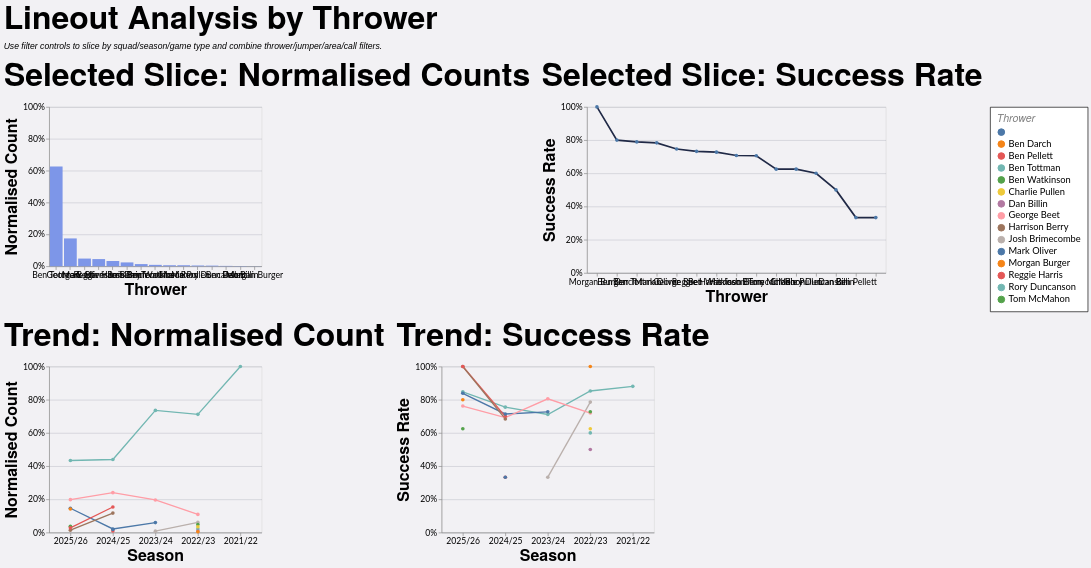

Vega-Lite specification stored for this chart:
### Vega-Lite specification from a JSON file in a GitHub repository (floating-point values rounded to 4 significant figures; data arrays with more than 128 entries replaced by an {"elided": "..."} marker saying what was removed)
{"config": {"axis": {"labelFont": "Lato, sans-serif", "titleFont": "PT Sans Narrow, Helvetica Neue, Helvetica, Arial, sans-serif", "labelFontSize": 13, "titleFontSize": 24, "gridColor": "#202947", "gridOpacity": 0.2}, "header": {"labelFont": "PT Sans Narrow, Helvetica Neue, Helvetica, Arial, sans-serif", "titleFont": "PT Sans Narrow, Helvetica Neue, Helvetica, Arial, sans-serif", "labelFontSize": 24, "titleFontSize": 28, "labelFontWeight": "bold", "orient": "left"}, "legend": {"labelFont": "Lato, sans-serif", "titleFont": "PT Sans Narrow, Helvetica Neue, Helvetica, Arial, sans-serif", "labelFontSize": 14, "titleFontSize": 16, "titlePadding": 5, "fillColor": "white", "strokeColor": "black", "padding": 10, "titleFontWeight": "lighter", "titleFontStyle": "italic", "titleColor": "gray", "offset": 10}, "title": {"font": "PT Sans Narrow, Helvetica Neue, Helvetica, Arial, sans-serif", "fontSize": 48, "fontWeight": "bold", "anchor": "start", "align": "center", "titlePadding": 20, "subtitlePadding": 10, "subtitleFontSize": 13, "subtitleColor": "", "subtitleFontStyle": "italic", "offset": 15, "color": "black"}, "axisX": {"labelAngle": 0}, "facet": {"title": null, "header": null, "align": {"row": "each", "column": "each"}}, "resolve": {"scale": {"y": "independent", "facet": "independent"}}, "background": "#f2f1f4"}, "vconcat": [{"hconcat": [{"mark": {"type": "bar", "color": "#7d96e8"}, "encoding": {"tooltip": [{"field": "thrower", "title": "Thrower", "type": "nominal"}, {"field": "attempts", "format": ",.0f", "title": "Lineouts", "type": "quantitative"}, {"field": "share", "format": ".1%", "title": "Normalised Count", "type": "quantitative"}], "x": {"field": "thrower", "sort": "-y", "title": "Thrower", "type": "nominal"}, "y": {"axis": {"format": "%"}, "field": "share", "scale": {"domain": [0, 1]}, "title": "Normalised Count", "type": "quantitative"}}, "height": 240, "title": "Selected Slice: Normalised Counts", "transform": [{"filter": "(loSquad == 'All' || datum.squad == loSquad) && (loGameType == 'All' || (loGameType == 'League + Cup' && (datum.game_type == 'League' || datum.game_type == 'Cup')) || (loGameType == 'League only' && datum.game_type == 'League') || datum.game_type == loGameType) && (loOpposition == 'All' || datum.opposition == loOpposition) && (loThrower == 'All' || datum.thrower == loThrower) && (loJumper == 'All' || datum.jumper == loJumper) && (loArea == 'All' || datum.area == loArea) && (loNumbers == 'All' || datum.numbers == loNumbers) && (loCall == 'All' || datum.call == loCall) && (loCallType == 'All' || datum.call_type == loCallType)"}, {"filter": "(loSeason == 'All' || datum.season == loSeason)"}, {"aggregate": [{"op": "count", "as": "attempts"}, {"op": "sum", "field": "won", "as": "won"}], "groupby": ["thrower"]}, {"joinaggregate": [{"op": "sum", "field": "attempts", "as": "total_attempts"}]}, {"calculate": "datum.attempts / datum.total_attempts", "as": "share"}, {"calculate": "datum.won / datum.attempts", "as": "success_rate"}], "width": 320}, {"mark": {"type": "line", "color": "#202946", "point": true, "strokeWidth": 2.5}, "encoding": {"tooltip": [{"field": "thrower", "title": "Thrower", "type": "nominal"}, {"field": "won", "format": ",.0f", "title": "Won", "type": "quantitative"}, {"field": "attempts", "format": ",.0f", "title": "Lineouts", "type": "quantitative"}, {"field": "success_rate", "format": ".1%", "title": "Success Rate", "type": "quantitative"}], "x": {"field": "thrower", "sort": "-y", "title": "Thrower", "type": "nominal"}, "y": {"axis": {"format": "%"}, "field": "success_rate", "scale": {"domain": [0, 1]}, "title": "Success Rate", "type": "quantitative"}}, "height": 250, "title": "Selected Slice: Success Rate", "transform": [{"filter": "(loSquad == 'All' || datum.squad == loSquad) && (loGameType == 'All' || (loGameType == 'League + Cup' && (datum.game_type == 'League' || datum.game_type == 'Cup')) || (loGameType == 'League only' && datum.game_type == 'League') || datum.game_type == loGameType) && (loOpposition == 'All' || datum.opposition == loOpposition) && (loThrower == 'All' || datum.thrower == loThrower) && (loJumper == 'All' || datum.jumper == loJumper) && (loArea == 'All' || datum.area == loArea) && (loNumbers == 'All' || datum.numbers == loNumbers) && (loCall == 'All' || datum.call == loCall) && (loCallType == 'All' || datum.call_type == loCallType)"}, {"filter": "(loSeason == 'All' || datum.season == loSeason)"}, {"aggregate": [{"op": "count", "as": "attempts"}, {"op": "sum", "field": "won", "as": "won"}], "groupby": ["thrower"]}, {"joinaggregate": [{"op": "sum", "field": "attempts", "as": "total_attempts"}]}, {"calculate": "datum.attempts / datum.total_attempts", "as": "share"}, {"calculate": "datum.won / datum.attempts", "as": "success_rate"}], "width": {"step": 30}}], "spacing": 16}, {"hconcat": [{"mark": {"type": "line", "point": true, "strokeWidth": 2}, "encoding": {"color": {"field": "thrower", "title": "Thrower", "type": "nominal"}, "tooltip": [{"field": "season", "title": "Season", "type": "nominal"}, {"field": "thrower", "title": "Thrower", "type": "nominal"}, {"field": "attempts", "format": ",.0f", "title": "Lineouts", "type": "quantitative"}, {"field": "norm_count", "format": ".1%", "title": "Normalised Count", "type": "quantitative"}], "x": {"field": "season", "sort": "-x", "title": "Season", "type": "nominal"}, "y": {"axis": {"format": "%"}, "field": "norm_count", "scale": {"domain": [0, 1]}, "title": "Normalised Count", "type": "quantitative"}}, "height": 250, "title": "Trend: Normalised Count", "transform": [{"filter": "(loSquad == 'All' || datum.squad == loSquad) && (loGameType == 'All' || (loGameType == 'League + Cup' && (datum.game_type == 'League' || datum.game_type == 'Cup')) || (loGameType == 'League only' && datum.game_type == 'League') || datum.game_type == loGameType) && (loOpposition == 'All' || datum.opposition == loOpposition) && (loThrower == 'All' || datum.thrower == loThrower) && (loJumper == 'All' || datum.jumper == loJumper) && (loArea == 'All' || datum.area == loArea) && (loNumbers == 'All' || datum.numbers == loNumbers) && (loCall == 'All' || datum.call == loCall) && (loCallType == 'All' || datum.call_type == loCallType)"}, {"aggregate": [{"op": "count", "as": "attempts"}, {"op": "sum", "field": "won", "as": "won"}], "groupby": ["season", "thrower"]}, {"joinaggregate": [{"op": "sum", "field": "attempts", "as": "season_attempts"}], "groupby": ["season"]}, {"calculate": "datum.attempts / datum.season_attempts", "as": "norm_count"}, {"calculate": "datum.won / datum.attempts", "as": "success_rate"}], "width": 320}, {"mark": {"type": "line", "point": true, "strokeWidth": 2}, "encoding": {"color": {"field": "thrower", "title": "Thrower", "type": "nominal"}, "tooltip": [{"field": "season", "title": "Season", "type": "nominal"}, {"field": "thrower", "title": "Thrower", "type": "nominal"}, {"field": "won", "format": ",.0f", "title": "Won", "type": "quantitative"}, {"field": "attempts", "format": ",.0f", "title": "Lineouts", "type": "quantitative"}, {"field": "success_rate", "format": ".1%", "title": "Success Rate", "type": "quantitative"}], "x": {"field": "season", "sort": "-x", "title": "Season", "type": "nominal"}, "y": {"axis": {"format": "%"}, "field": "success_rate", "scale": {"domain": [0, 1]}, "title": "Success Rate", "type": "quantitative"}}, "height": 250, "title": "Trend: Success Rate", "transform": [{"filter": "(loSquad == 'All' || datum.squad == loSquad) && (loGameType == 'All' || (loGameType == 'League + Cup' && (datum.game_type == 'League' || datum.game_type == 'Cup')) || (loGameType == 'League only' && datum.game_type == 'League') || datum.game_type == loGameType) && (loOpposition == 'All' || datum.opposition == loOpposition) && (loThrower == 'All' || datum.thrower == loThrower) && (loJumper == 'All' || datum.jumper == loJumper) && (loArea == 'All' || datum.area == loArea) && (loNumbers == 'All' || datum.numbers == loNumbers) && (loCall == 'All' || datum.call == loCall) && (loCallType == 'All' || datum.call_type == loCallType)"}, {"aggregate": [{"op": "count", "as": "attempts"}, {"op": "sum", "field": "won", "as": "won"}], "groupby": ["season", "thrower"]}, {"joinaggregate": [{"op": "sum", "field": "attempts", "as": "season_attempts"}], "groupby": ["season"]}, {"calculate": "datum.attempts / datum.season_attempts", "as": "norm_count"}, {"calculate": "datum.won / datum.attempts", "as": "success_rate"}], "width": 320}], "spacing": 16}], "data": {"name": "data-1a9a720e25f6208caea5ca5c3da7d508"}, "params": [{"name": "loSquad", "value": "All"}, {"name": "loSeason", "value": "All"}, {"name": "loGameType", "value": "All"}, {"name": "loOpposition", "value": "All"}, {"name": "loThrower", "value": "All"}, {"name": "loJumper", "value": "All"}, {"name": "loArea", "value": "All"}, {"name": "loNumbers", "value": "All"}, {"name": "loCall", "value": "All"}, {"name": "loCallType", "value": "All"}], "spacing": 22, "title": {"text": "Lineout Analysis by Thrower", "subtitle": "Use filter controls to slice by squad/season/game type and combine thrower/jumper/area/call filters."}, "$schema": "https://vega.github.io/schema/vega-lite/v5.20.1.json", "datasets": {"data-1a9a720e25f6208caea5ca5c3da7d508": {"elided": "1242 records"}}}
